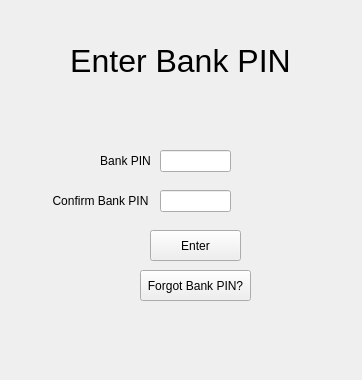
<?xml version="1.0" encoding="UTF-8"?>
<ui version="4.0">
 <class>EnterBankPin</class>
 <widget class="QMainWindow" name="EnterBankPin">
  <property name="geometry">
   <rect>
    <x>0</x>
    <y>0</y>
    <width>362</width>
    <height>380</height>
   </rect>
  </property>
  <property name="minimumSize">
   <size>
    <width>362</width>
    <height>380</height>
   </size>
  </property>
  <property name="maximumSize">
   <size>
    <width>362</width>
    <height>380</height>
   </size>
  </property>
  <property name="windowTitle">
   <string>MainWindow</string>
  </property>
  <widget class="QWidget" name="centralwidget">
   <widget class="QLabel" name="Title">
    <property name="geometry">
     <rect>
      <x>0</x>
      <y>0</y>
      <width>361</width>
      <height>121</height>
     </rect>
    </property>
    <property name="font">
     <font>
      <pointsize>24</pointsize>
     </font>
    </property>
    <property name="layoutDirection">
     <enum>Qt::LeftToRight</enum>
    </property>
    <property name="autoFillBackground">
     <bool>false</bool>
    </property>
    <property name="text">
     <string>Enter Bank PIN</string>
    </property>
    <property name="textFormat">
     <enum>Qt::AutoText</enum>
    </property>
    <property name="scaledContents">
     <bool>true</bool>
    </property>
    <property name="alignment">
     <set>Qt::AlignCenter</set>
    </property>
    <property name="indent">
     <number>0</number>
    </property>
   </widget>
   <widget class="QLabel" name="BankPinLabel">
    <property name="geometry">
     <rect>
      <x>90</x>
      <y>150</y>
      <width>71</width>
      <height>21</height>
     </rect>
    </property>
    <property name="text">
     <string>Bank PIN</string>
    </property>
    <property name="alignment">
     <set>Qt::AlignCenter</set>
    </property>
   </widget>
   <widget class="QLineEdit" name="ConfirmBankPinBox">
    <property name="geometry">
     <rect>
      <x>160</x>
      <y>190</y>
      <width>71</width>
      <height>22</height>
     </rect>
    </property>
    <property name="maxLength">
     <number>4</number>
    </property>
    <property name="echoMode">
     <enum>QLineEdit::Password</enum>
    </property>
   </widget>
   <widget class="QLineEdit" name="BankPinBox">
    <property name="geometry">
     <rect>
      <x>160</x>
      <y>150</y>
      <width>71</width>
      <height>22</height>
     </rect>
    </property>
    <property name="maxLength">
     <number>4</number>
    </property>
    <property name="echoMode">
     <enum>QLineEdit::Password</enum>
    </property>
   </widget>
   <widget class="QLabel" name="ConfirmBankPinLabel">
    <property name="geometry">
     <rect>
      <x>40</x>
      <y>190</y>
      <width>121</width>
      <height>21</height>
     </rect>
    </property>
    <property name="text">
     <string>Confirm Bank PIN</string>
    </property>
    <property name="alignment">
     <set>Qt::AlignCenter</set>
    </property>
   </widget>
   <widget class="QPushButton" name="EnterButton">
    <property name="geometry">
     <rect>
      <x>150</x>
      <y>230</y>
      <width>91</width>
      <height>31</height>
     </rect>
    </property>
    <property name="text">
     <string>Enter</string>
    </property>
   </widget>
   <widget class="QPushButton" name="ForgotBankPinButton">
    <property name="geometry">
     <rect>
      <x>140</x>
      <y>270</y>
      <width>111</width>
      <height>31</height>
     </rect>
    </property>
    <property name="text">
     <string>Forgot Bank PIN?</string>
    </property>
   </widget>
  </widget>
 </widget>
 <resources/>
 <connections/>
</ui>
